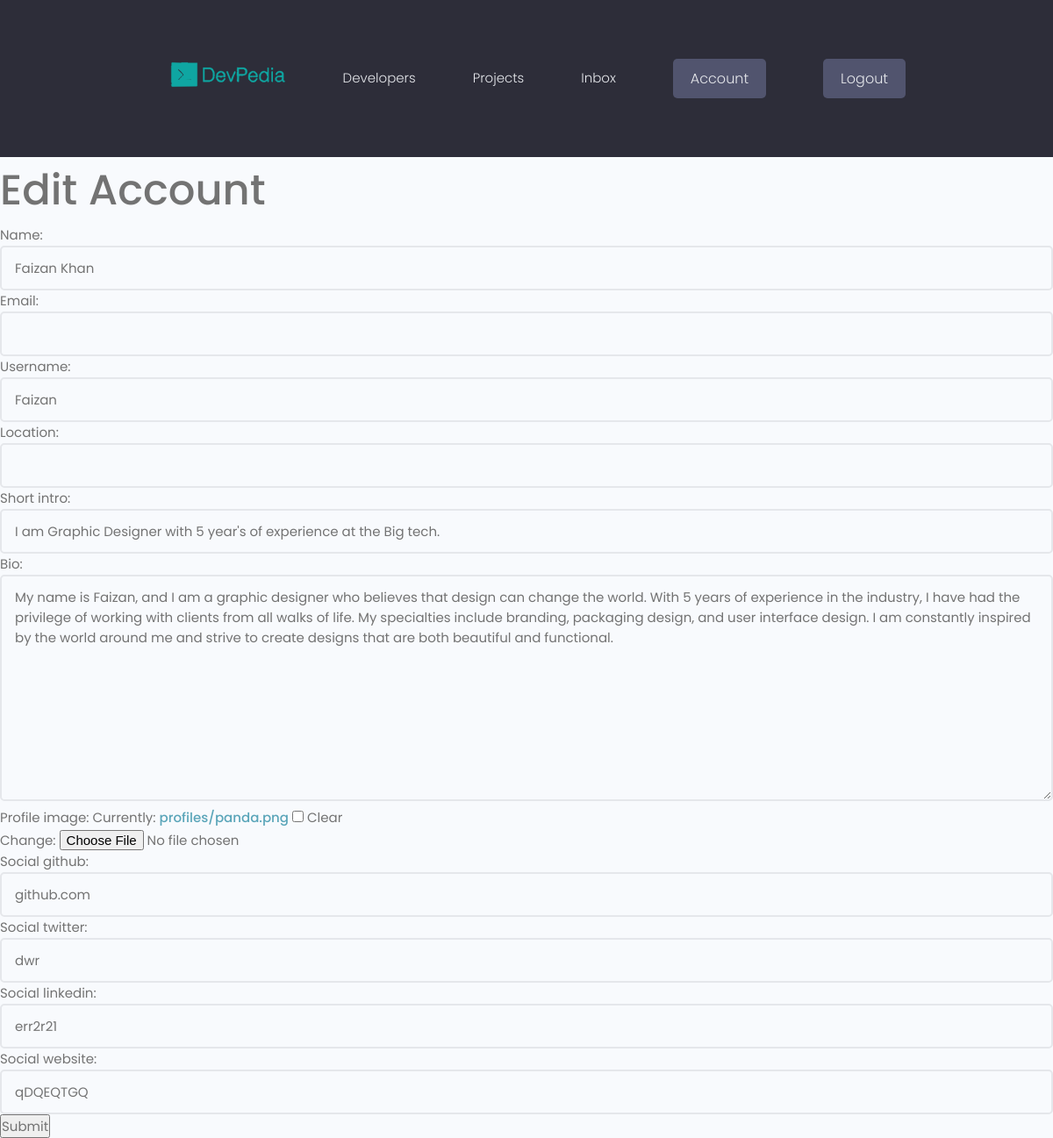
/edit-account/ (signed in), run on the app's committed database.
### users/models.py (models this page shows, shortened)
class Profile(models.Model):
    user=models.OneToOneField(User,on_delete=models.CASCADE,null=True,blank=True)
    name=models.CharField(max_length=200,blank=True,null=True)
    email=models.EmailField(max_length=500,blank=True,null=True)
    username=models.CharField(max_length=200,blank=True,null=True)
    location=models.CharField(max_length=200,blank=True,null=True)
    short_intro=models.CharField(max_length=200,blank=True,null=True)
    bio=models.TextField(blank=True,null=True)
    Profile_image=models.ImageField(null=True,blank=True,upload_to='profiles/',default='profiles/panda.png')
    social_github=models.CharField(max_length=300,blank=True,null=True)
    social_twitter=models.CharField(max_length=300,blank=True,null=True)
    social_linkedin=models.CharField(max_length=300,blank=True,null=True)
    social_website=models.CharField(max_length=300,blank=True,null=True)
    created=models.DateTimeField(auto_now_add=True)
    id=models.UUIDField(default=uuid.uuid4,unique=True,
                        primary_key=True,editable=False)

### users/views.py (the view)
# urls.py: path('edit-account/',views.editAccount,name="edit-account"),
@login_required(login_url='login')
def editAccount(request):
    profile=request.user.profile
    form=ProfileForm(instance=profile)
    if request.method=="POST":
        form=ProfileForm(request.POST,request.FILES,instance=profile)
        if form.is_valid():
            form.save()
            return redirect('account')
    context={
        'form':form
    }
    return render(request,'users/profile_form.html',context)

### users/forms.py
class ProfileForm(ModelForm):
    class Meta:
        model=Profile
        fields=['name','email', 'username', 'location','short_intro', 'bio','Profile_image','social_github','social_twitter','social_linkedin','social_website']
    def __init__(self,*args,**kwargs):
        super(ProfileForm,self).__init__(*args,**kwargs)
        for name,field in self.fields.items():
            field.widget.attrs.update({'class':'input'})

### users/templates/users/profile_form.html (shortened to what this page needs)
{% extends 'main.html' %}
{% block content %}
<h1> Edit Account </h1>
<form method="POST" action="{% url 'edit-account' %}">
    {{form}}
    <input type="submit" value="Submit" />
</form>
{% endblock content %}

### static/styles/app.css (style rules this page uses)
:root { --color-sub: #2d2d39; }

### static/uikit/styles/modules/_variables.css (style rules this page uses)
:root { --color-main: #5aa5b9; --color-main-light: #e6faff; --color-sub: #3f4156; --color-sub-light: #51546e; --color-sub-lighter: #ededfd; --color-text: #737373; --color-gray: #8b8b8b; --color-light: #e5e7eb; --color-light-gray: #767676; --color-bg: #f8fafd; --color-white: #fffefd; --color-white-light: #f3f3f3; --color-success: #359e64; --color-success-bg: #def8e8; --color-error: #fc4b0b; --color-error-bg: #fff2ee; --font-base: 'Poppins', arial, helvetica, 'Segoe UI', roboto, ubuntu, sans-serif; --font-monospace: 'Fira Code', 'Courier New', courier, monospace; --font-regular: 300; --font-medium: 500; --font-bold: 700; --generic-shadow: 1px 1px 5px #00000010; --generic-transition: all 0.3s ease-in-out; }

### static/uikit/styles/modules/_base.css (style rules this page uses)
* { margin: 0; padding: 0; box-sizing: border-box; text-rendering: optimizeLegibility; color: inherit; font-size: inherit; }
html { font-size: 50%; }
@media only screen and (min-width: 480px) { html { font-size: 56.25%; } }
@media only screen and (min-width: 1200px) { html { font-size: 62.5%; } }
body { line-height: 1.6; font-weight: 400; font-size: 1.5rem; color: var(--color-text); background-color: var(--color-bg); min-height: 100vh; }

### static/uikit/styles/modules/_typography.css (style rules this page uses)
* { font-family: var(--font-base); }
h1 { font-size: 4.8rem; font-weight: var(--font-medium); }
a { padding-bottom: 2px; text-decoration: none; display: inline-block; color: var(--color-main); font-weight: var(--font-medium); }

### static/uikit/styles/modules/_form.css (style rules this page uses)
input.input[type='text'], input.input[type='email'], input.input[type='password'], input.input[type='number'], select.input, textarea.input { min-width: 24rem; width: 100%; padding: 1.2rem 1.5rem; border-radius: 0.5rem; border: 2px solid var(--color-light); transition: all 0.3s ease-in-out; background-color: var(--color-bg); }

### data on the page
Profile: name "Faizan Khan", username "Faizan", short_intro "I am Graphic Designer with 5 year's of experience at the Big tech.", bio "My name is Faizan, and I am a graphic designer who believes that design can change the world. With 5 years of experience in the industry, I have had the privilege of working with clients from all walks of life. My specialties include branding, packaging design, and user interface design. I am constantly inspired by the world around me and strive to create designs that are both beautiful and functional.", social_github "github.com", social_twitter "dwr", social_linkedin "err2r21", social_website "qDQEQTGQ"
